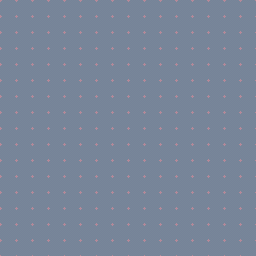

A level layout from a 2D game, rendered from its tile map. Below: a short description, then the map file with its tile-grid data intact:
An orthogonal 16x16 tile map with 16x16 px tiles, 1 tile layer (Tile Layer 1), 2 tilesets and 36 objects.

<map version="1.2" tiledversion="1.2.1" orientation="orthogonal" renderorder="right-up" width="16" height="16" tilewidth="16" tileheight="16" infinite="0" nextlayerid="3" nextobjectid="132">
 <tileset firstgid="1" source="layout.tsx" />
 <tileset firstgid="2" source="components.tsx" />
 <layer id="1" name="Tile Layer 1" width="16" height="16">
  <data encoding="csv">
1,1,1,1,1,1,1,1,1,1,1,1,1,1,1,1,
1,1,1,1,1,1,1,1,1,1,1,1,1,1,1,1,
1,1,1,1,1,1,1,1,1,1,1,1,1,1,1,1,
1,1,1,1,1,1,1,1,1,1,1,1,1,1,1,1,
1,1,1,1,1,1,1,1,1,1,1,1,1,1,1,1,
1,1,1,1,1,1,1,1,1,1,1,1,1,1,1,1,
1,1,1,1,1,1,1,1,1,1,1,1,1,1,1,1,
1,1,1,1,1,1,1,1,1,1,1,1,1,1,1,1,
1,1,1,1,1,1,1,1,1,1,1,1,1,1,1,1,
1,1,1,1,1,1,1,1,1,1,1,1,1,1,1,1,
1,1,1,1,1,1,1,1,1,1,1,1,1,1,1,1,
1,1,1,1,1,1,1,1,1,1,1,1,1,1,1,1,
1,1,1,1,1,1,1,1,1,1,1,1,1,1,1,1,
1,1,1,1,1,1,1,1,1,1,1,1,1,1,1,1,
1,1,1,1,1,1,1,1,1,1,1,1,1,1,1,1,
1,1,1,1,1,1,1,1,1,1,1,1,1,1,1,1
</data>
 </layer>
 <objectgroup id="2" name="Object Layer 1">
  <object id="1" gid="11" x="48" y="144" width="16" height="16">
   <properties>
    <property name="name" value="internet" />
   </properties>
  </object>
  <object id="33" gid="16" x="176" y="144" width="16" height="16">
   <properties>
    <property name="lat" value="1000ms" />
    <property name="name" value="web" />
   </properties>
  </object>
  <object id="80" gid="6" x="64" y="144" width="16" height="16">
   <properties>
    <property name="lat" value="500ms" />
   </properties>
  </object>
  <object id="86" gid="6" x="160" y="144" width="16" height="16">
   <properties>
    <property name="lat" value="1000ms" />
   </properties>
  </object>
  <object id="90" gid="2" x="96" y="128" width="16" height="16">
   <properties>
    <property name="lat" value="1000ms" />
   </properties>
  </object>
  <object id="91" gid="2" x="96" y="112" width="16" height="16">
   <properties>
    <property name="lat" value="500ms" />
   </properties>
  </object>
  <object id="92" gid="2" x="96" y="96" width="16" height="16" />
  <object id="93" gid="2" x="96" y="80" width="16" height="16">
   <properties>
    <property name="lat" value="50ms" />
   </properties>
  </object>
  <object id="94" gid="2" x="96" y="64" width="16" height="16">
   <properties>
    <property name="lat" value="50ms" />
   </properties>
  </object>
  <object id="95" gid="2" x="96" y="48" width="16" height="16">
   <properties>
    <property name="lat" value="50ms" />
   </properties>
  </object>
  <object id="96" gid="2" x="128" y="128" width="16" height="16">
   <properties>
    <property name="lat" value="500ms" />
   </properties>
  </object>
  <object id="97" gid="2" x="128" y="112" width="16" height="16" />
  <object id="98" gid="2" x="128" y="96" width="16" height="16">
   <properties>
    <property name="lat" value="250ms" />
   </properties>
  </object>
  <object id="99" gid="2" x="128" y="80" width="16" height="16">
   <properties>
    <property name="lat" value="50ms" />
   </properties>
  </object>
  <object id="100" gid="2" x="128" y="64" width="16" height="16">
   <properties>
    <property name="lat" value="50ms" />
   </properties>
  </object>
  <object id="101" gid="2" x="128" y="48" width="16" height="16">
   <properties>
    <property name="lat" value="50ms" />
   </properties>
  </object>
  <object id="103" gid="12" x="128" y="32" width="16" height="16">
   <properties>
    <property name="lat" value="50ms" />
   </properties>
  </object>
  <object id="104" gid="13" x="96" y="32" width="16" height="16">
   <properties>
    <property name="lat" value="50ms" />
   </properties>
  </object>
  <object id="107" gid="11" x="48" y="192" width="16" height="16">
   <properties>
    <property name="name" value="arpanet" />
   </properties>
  </object>
  <object id="109" gid="2" x="80" y="176" width="16" height="16" />
  <object id="110" gid="2" x="80" y="160" width="16" height="16">
   <properties>
    <property name="lat" value="250ms" />
   </properties>
  </object>
  <object id="111" gid="6" x="64" y="192" width="16" height="16" />
  <object id="112" gid="9" x="80" y="144" width="16" height="16">
   <properties>
    <property name="lat" value="1000ms" />
   </properties>
  </object>
  <object id="113" gid="16" x="176" y="192" width="16" height="16">
   <properties>
    <property name="lat" value="1000ms" />
    <property name="name" value="doom" />
   </properties>
  </object>
  <object id="115" gid="2" x="144" y="160" width="16" height="16">
   <properties>
    <property name="lat" value="500ms" />
   </properties>
  </object>
  <object id="117" gid="2" x="144" y="176" width="16" height="16">
   <properties>
    <property name="lat" value="500ms" />
   </properties>
  </object>
  <object id="118" gid="9" x="144" y="144" width="16" height="16">
   <properties>
    <property name="lat" value="500ms" />
   </properties>
  </object>
  <object id="120" gid="6" x="160" y="192" width="16" height="16">
   <properties>
    <property name="lat" value="1000ms" />
   </properties>
  </object>
  <object id="121" gid="20" x="112" y="32" width="16" height="16">
   <properties>
    <property name="lat" value="50ms" />
   </properties>
  </object>
  <object id="125" gid="14" x="96" y="144" width="16" height="16">
   <properties>
    <property name="lat" value="2000ms" />
   </properties>
  </object>
  <object id="126" gid="15" x="128" y="144" width="16" height="16">
   <properties>
    <property name="lat" value="1000ms" />
   </properties>
  </object>
  <object id="127" gid="19" x="112" y="192" width="16" height="16">
   <properties>
    <property name="lat" value="50ms" />
   </properties>
  </object>
  <object id="128" gid="6" x="128" y="192" width="16" height="16">
   <properties>
    <property name="lat" value="100ms" />
   </properties>
  </object>
  <object id="129" gid="6" x="96" y="192" width="16" height="16">
   <properties>
    <property name="lat" value="100ms" />
   </properties>
  </object>
  <object id="130" gid="3" x="144" y="192" width="16" height="16">
   <properties>
    <property name="lat" value="500ms" />
   </properties>
  </object>
  <object id="131" gid="3" x="80" y="192" width="16" height="16" />
 </objectgroup>
</map>
